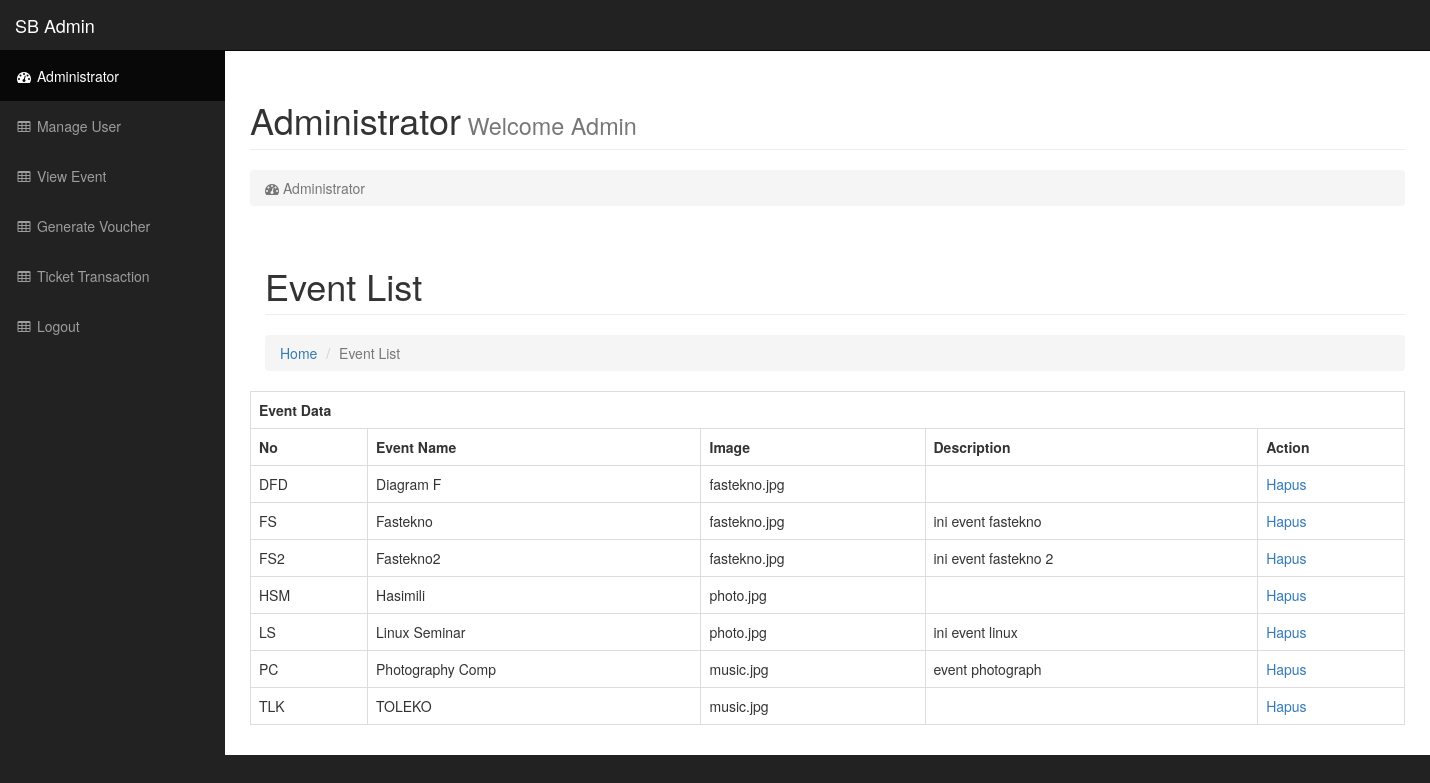
Page /admin/admin-page.php?cek=event (signed in) on the committed database.
### tables this page shows
CREATE TABLE IF NOT EXISTS `event` (
  `eventID` varchar(11) NOT NULL,
  `eventName` varchar(50) NOT NULL,
  `imagePath` text NOT NULL,
  `eventDesc` text NOT NULL,
  `clubID` varchar(11) NOT NULL,
  `point` int(11) NOT NULL
);

### classes/Database.php (called while the page is built, shortened)
<?php
class Database
{
  private static $INSTANCE = null;
  private $mysqli,
          $HOST   = 'localhost',
          $USER   = 'root',
          $PASS   = 'tjpdp0gjdaw',
          $DBNAME = 'SCEM2';
  function __construct()
  {
    $this->mysqli = new mysqli($this->HOST, $this->USER, $this->PASS, $this->DBNAME);
  }
  public static function getInstance()
  {
    if(!isset(self::$INSTANCE)){
      self::$INSTANCE = new Database();
    }
    return self::$INSTANCE;
  }
  public function select($table, $row = '*', $join = null, $where = null, $order = null, $limit = null, $and = null)
    {
        $query = 'SELECT '.$row.' FROM '.$table;
        return $this->mysqli->query($query);
    }
}
 ?>

### core/init_inside.php (called while the page is built, shortened)
<?php
$_event = new Event();
 ?>

### classes/Event.php (called while the page is built, shortened)
<?php
class Event{
  private $_db;
  public function __construct()
  {
    $this->_db = Database::getInstance();
  }
  public function event_list()
  {
    return $this->_db->select('event');
  }
}
 ?>

### admin/view-event.php (the view, shortened to what this page needs)
<table align="center" border="1" class="table table-bordered table-hover">
<tr>
	<th colspan="5" align="center">Event Data</th>
</tr>
<tr>
	<td><strong>No</strong></td>
    <td><strong>Event Name</strong></td>
    <td><strong>Image</strong></td>
    <td><strong>Description</strong></td>
    <td><strong>Action</strong></td>
</tr>
<?php
  $eventList = $_event->event_list();
?>
   <div class="container">
       <div class="row">
           <div class="col-lg-12">
               <h1 class="page-header">Event List
               </h1>
               <ol class="breadcrumb">
                   <li><a href="index.html">Home</a>
                   </li>
                   <li class="active">Event List</li>
               </ol>
           </div>
       </div>
       <div class="row">
          <?php
              if($eventList ->num_rows > 0){
                while($row = $eventList->fetch_assoc()){
									echo "<tr>";
									echo "<td>".$row['eventID']."</td>";
									echo "<td>".$row['eventName']."</td>";
									echo "<td>".$row['imagePath']."</td>";
									echo "<td>".$row['eventDesc']."</td>";
									echo "<td><a href='#' class='btn-hapus' onclick='return del(\"". $row["eventID"] ."\")'>Hapus</a></td>";?>
									<?php	echo "</tr>";?>
          <?php
                }
              }
          ?>

### assets/css/adminCss/sb-admin.css (style rules this page uses)
body { margin-top: 100px; background-color: #222; }
@media (min-width:768px) { body { margin-top: 50px; } }

### rows in the picture
event: eventID "DFD", eventName "Diagram F", imagePath "fastekno.jpg"
event: eventID "FS", eventName "Fastekno", imagePath "fastekno.jpg", eventDesc "ini event fastekno"
event: eventID "FS2", eventName "Fastekno2", imagePath "fastekno.jpg", eventDesc "ini event fastekno 2"
event: eventID "HSM", eventName "Hasimili", imagePath "photo.jpg"
event: eventID "LS", eventName "Linux Seminar", imagePath "photo.jpg", eventDesc "ini event linux"
event: eventID "PC", eventName "Photography Comp", imagePath "music.jpg", eventDesc "event photograph"
event: eventID "TLK", eventName "TOLEKO", imagePath "music.jpg"
